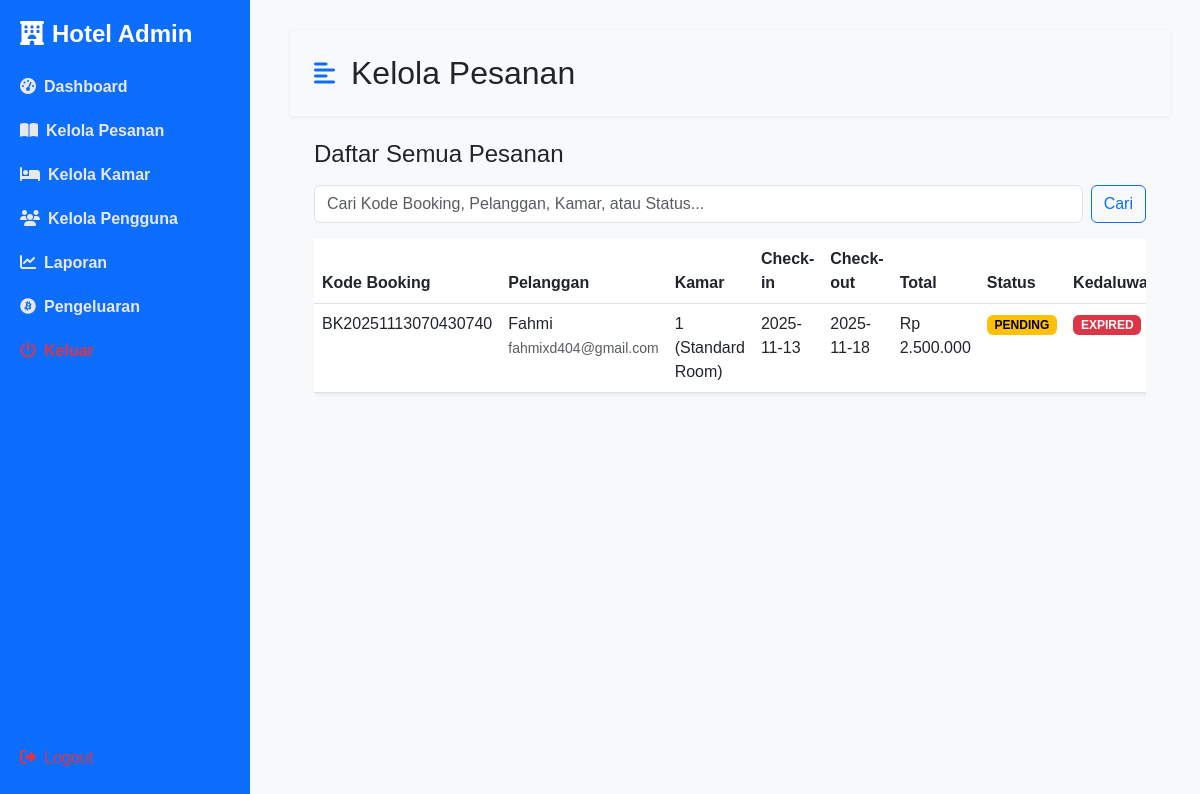
/admin/kelola_pesanan.php (signed in), run on an earlier commit of the app's database.
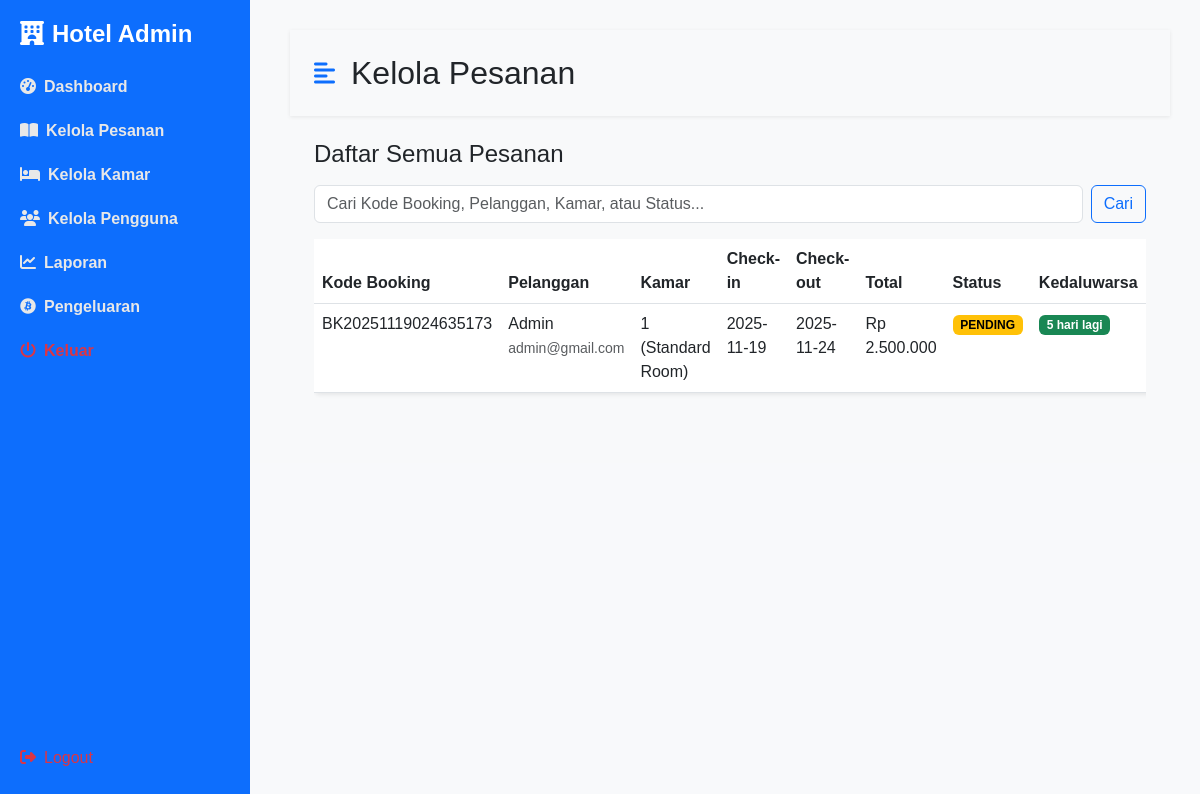
And on a later commit of the database.
### tables this page shows
CREATE TABLE `bookings` (
  `id` int NOT NULL,
  `booking_code` varchar(20) NOT NULL,
  `user_id` int NOT NULL,
  `room_id` int NOT NULL,
  `check_in` date NOT NULL,
  `check_out` date NOT NULL,
  `total_price` decimal(50,2) NOT NULL,
  `status` enum('pending','confirmed','cancelled','checked_in','checked_out','paid','failed') DEFAULT 'pending',
  `created_at` datetime DEFAULT CURRENT_TIMESTAMP
);

CREATE TABLE `users` (
  `id` int NOT NULL,
  `name` varchar(100) NOT NULL,
  `profile_pic` varchar(100) NOT NULL,
  `email` varchar(100) NOT NULL,
  `phone` varchar(20) DEFAULT NULL,
  `password` varchar(255) NOT NULL,
  `role` enum('admin','user') NOT NULL DEFAULT 'user',
  `created_at` datetime DEFAULT CURRENT_TIMESTAMP
);

CREATE TABLE `rooms` (
  `id` int NOT NULL,
  `image` text NOT NULL,
  `room_number` varchar(10) NOT NULL,
  `room_type_id` int NOT NULL,
  `floor` int NOT NULL,
  `status` enum('available','maintenance','booked') DEFAULT 'available',
  `created_at` datetime DEFAULT CURRENT_TIMESTAMP
);

CREATE TABLE `room_types` (
  `id` int NOT NULL,
  `name` varchar(100) NOT NULL,
  `description` text,
  `price_per_night` decimal(10,2) NOT NULL,
  `capacity` int NOT NULL,
  `facilities` text,
  `created_at` datetime DEFAULT CURRENT_TIMESTAMP
);

### admin/kelola_pesanan.php (the view, shortened to what this page needs)
<?php
include '../koneksi.php';
$search_term = '';
function calculateExpirationStatus($checkOutDate) {
    $check_out = new DateTime($checkOutDate);
    $expiry_time = $check_out->modify('+1 day');
    $now = new DateTime();
    if ($now > $expiry_time) {
        return ['status' => 'KADALUWARSA', 'is_expired' => true];
    }
    $interval = $now->diff($expiry_time);
    $time_unit = '';
    $time_value = 0;
    if ($interval->days > 0) {
        $time_value = $interval->days;
        $time_unit = 'hari';
    } elseif ($interval->h > 0) {
        $time_value = $interval->h;
        $time_unit = 'jam';
    } elseif ($interval->i > 0) {
        $time_value = $interval->i;
        $time_unit = 'menit';
    } elseif ($interval->s > 0) {
        $time_value = $interval->s;
        $time_unit = 'detik';
    } else {
        return ['status' => 'Segera berakhir', 'is_expired' => false];
    }
    return ['status' => "$time_value $time_unit lagi", 'is_expired' => false];
}
$query = "
     SELECT
            b.id, b.booking_code, b.check_in, b.check_out, b.total_price, b.status, b.created_at, b.room_id,
            u.name as user_name, u.email as user_email,
            r.room_number,
            rt.name as room_type_name
     FROM bookings b
     JOIN users u ON b.user_id = u.id
     JOIN rooms r ON b.room_id = r.id
     JOIN room_types rt ON r.room_type_id = rt.id
";
$query .= " ORDER BY b.created_at DESC";
if (!empty($search_term)) {
    $stmt = $koneksi->prepare($query);
    $params_ref = array();
    $params_ref[] = &$param_types;
    foreach ($params as $param) {
        $params_ref[] = &$param;
    }
    call_user_func_array(array($stmt, 'bind_param'), $params_ref);
    $stmt->execute();
    $bookings_result = $stmt->get_result();
    $bookings = $bookings_result->fetch_all(MYSQLI_ASSOC);
    $stmt->close();
} else {
    $bookings_result = $koneksi->query($query);
    $bookings = $bookings_result->fetch_all(MYSQLI_ASSOC);
}
if (!empty($bookings)) {
    foreach ($bookings as &$booking) {
        if (in_array($booking['status'], ['checked_out', 'cancelled', 'failed'])) {
             $booking['expired_status'] = '<span class="badge bg-secondary">Selesai/Dihapus</span>';
        } else {
             $expiry_data = calculateExpirationStatus($booking['check_out']);
             if ($expiry_data['is_expired']) {
                 $booking['expired_status'] = '<span class="badge bg-danger">EXPIRED</span>';
             } else {
                 $booking['expired_status'] = '<span class="badge bg-success">' . $expiry_data['status'] . '</span>';
             }
        }
    }
}
?>
<!DOCTYPE html>
<html lang="id">
<head>
    <link href="https://cdn.jsdelivr.net/npm/bootstrap@5.3.0/dist/css/bootstrap.min.css" rel="stylesheet">
    <link rel="stylesheet" href="https://cdnjs.cloudflare.com/ajax/libs/font-awesome/6.4.0/css/all.min.css">
    <link rel="stylesheet" href="../assets/css/admin-style.css">
</head>
<body>
    <div class="d-flex" id="wrapper">
        <?php include 'sidebar.php'; ?>
        <div id="page-content-wrapper" class="content">
            <nav class="navbar navbar-expand-lg navbar-light bg-transparent py-4 px-4">
                 <div class="d-flex align-items-center">
                    <i class="fas fa-align-left primary-text fs-4 me-3" id="menu-toggle"></i>
                    <h2 class="fs-2 m-0">Kelola Pesanan</h2>
                </div>
            </nav>
            <div class="container-fluid px-4">
                <div class="row my-4">
                    <h3 class="fs-4 mb-3">Daftar Semua Pesanan</h3>
                    <div class="col-md-12 mb-3">
                        <form method="GET" action="kelola_pesanan.php" class="d-flex">
                            <input type="text" name="search" class="form-control me-2" placeholder="Cari Kode Booking, Pelanggan, Kamar, atau Status..." value="<?= htmlspecialchars($search_term) ?>">
                            <button type="submit" class="btn btn-outline-primary">Cari</button>
                        </form>
                    </div>
                    <div class="col-md-12">
                        <div class="table-responsive">
                            <table class="table bg-white rounded shadow-sm table-hover">
                                <thead>
                                    <tr>
                                        <th scope="col">Kode Booking</th>
                                        <th scope="col">Pelanggan</th>
                                        <th scope="col">Kamar</th>
                                        <th scope="col">Check-in</th>
                                        <th scope="col">Check-out</th>
                                        <th scope="col">Total</th>
                                        <th scope="col">Status</th>
                                        <th scope="col">Kedaluwarsa</th>
                                    </tr>
                                </thead>
                                <tbody>
                                    <?php if (!empty($bookings)): ?>
                                        <?php foreach ($bookings as $booking): ?>
                                            <tr>
                                                <td><?= htmlspecialchars($booking['booking_code']) ?></td>
                                                <td>
                                                    <?= htmlspecialchars($booking['user_name']) ?><br>
                                                    <small class="text-muted"><?= htmlspecialchars($booking['user_email']) ?></small>
                                                </td>
                                                <td><?= htmlspecialchars($booking['room_number']) ?> (<?= htmlspecialchars($booking['room_type_name']) ?>)</td>
                                                <td><?= htmlspecialchars($booking['check_in']) ?></td>
                                                <td><?= htmlspecialchars($booking['check_out']) ?></td>
                                                <td>Rp <?= number_format($booking['total_price'], 0, ',', '.') ?></td>
                                                <td>
                                                    <span class="badge status-<?= str_replace('_', '-', htmlspecialchars($booking['status'])) ?>">
                                                        <?= strtoupper(htmlspecialchars($booking['status'])) ?>
                                                    </span>
                                                </td>
                                                <td><?= $booking['expired_status'] ?></td>
                                            </tr>
                                        <?php endforeach; ?>
                                    <?php else: ?>
                                        <tr>
                                            <td colspan="9" class="text-center">Tidak ada pesanan yang ditemukan.</td>
                                        </tr>
                                    <?php endif; ?>
                                </tbody>
                            </table>
                        </div>
                    </div>
                </div>
            </div>
        </div>
    </div>
</body>
</html>

### admin/sidebar.php
<div class="sidebar d-flex flex-column justify-content-between">
    <div>
        <h4><i class="fa-solid fa-hotel me-2"></i>Hotel Admin</h4>
        <a href="index.php" class="list-group-item list-group-item-action bg-transparent second-text fw-bold">
            <i class="fas fa-tachometer-alt me-2"></i>Dashboard
        </a>
        <a href="kelola_pesanan.php" class="list-group-item list-group-item-action bg-transparent second-text fw-bold">
            <i class="fas fa-book-open me-2"></i>Kelola Pesanan
        </a>
        <a href="kelola_kamar.php" class="list-group-item list-group-item-action bg-transparent second-text fw-bold">
            <i class="fas fa-bed me-2"></i>Kelola Kamar
        </a>
        <a href="kelola_user.php" class="list-group-item list-group-item-action bg-transparent second-text fw-bold">
            <i class="fas fa-users me-2"></i>Kelola Pengguna
        </a>
        <a href="laporan.php" class="list-group-item list-group-item-action bg-transparent second-text fw-bold">
            <i class="fas fa-chart-line me-2"></i>Laporan
        </a>
        <a href="pengeluaran.php" class="list-group-item list-group-item-action bg-transparent second-text fw-bold">
            <i class="fa-brands fa-bitcoin me-2"></i>Pengeluaran
        </a>
        <a href="../index.php" class="list-group-item list-group-item-action bg-transparent text-danger fw-bold">
            <i class="fas fa-power-off me-2"></i>Keluar
        </a>
    </div>
    <div>
        <a href="../login.php?logout=1" class="text-danger"><i class="fa-solid fa-right-from-bracket me-2"></i>Logout</a>
    </div>
</div>

### assets/css/admin-style.css (style rules this page uses)
:root { --main-bg-color: #f8f9fa; --main-text-color: #000; --primary-color: #0d6efd; --secondary-color: #dee2e6; }
#wrapper { overflow-x: hidden; background-color: var(--main-bg-color); }
#page-content-wrapper { min-width: 100vw; }
#menu-toggle { cursor: pointer; }
.list-group-item { border: none; padding: 20px 30px; color: #fff; }
.primary-text { color: var(--primary-color); }
body { background-color: #f8f9fb; font-family: 'Poppins', sans-serif; }
.navbar { background: white; box-shadow: 0 1px 4px rgba(0, 0, 0, 0.08); }
.sidebar { width: 250px; background: #0d6efd; color: white; height: 100vh; position: fixed; top: 0; left: 0; padding: 20px; }
.sidebar h4 { font-weight: 600; margin-bottom: 1rem; }
.sidebar a { color: #e8e8e8; text-decoration: none; display: block; padding: 10px 0; border-radius: 6px; }
.content { margin-left: 260px; padding: 30px; }
@media (min-width: 768px) { #page-content-wrapper { min-width: 0; width: 100%; } }

### admin/kelola_pesanan.php (style rules this page uses)
.status-pending { background-color: #ffc107; color: #000; }

What changed in the data, as far as the page shows it:
removed bookings: booking_code "BK20251113070430740", user.name "Fahmi", user.email "fahmixd404@gmail.com", room.room_number "1", room_types.name "Standard Room", check_in "2025-11-13", check_out "2025-11-18", total_price "2.500.000", status "PENDING"
added bookings: booking_code "BK20251119024635173", user.name "Admin", user.email "admin@gmail.com", room.room_number "1", room_types.name "Standard Room", check_in "2025-11-19", check_out "2025-11-24", total_price "2.500.000", status "PENDING", check_out "5 hari lagi"
